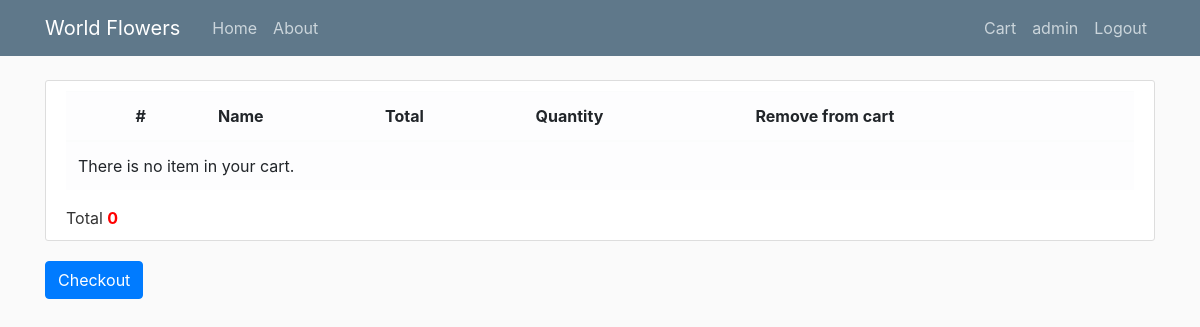
Before: /user/cart/ (signed in) with the older database file.
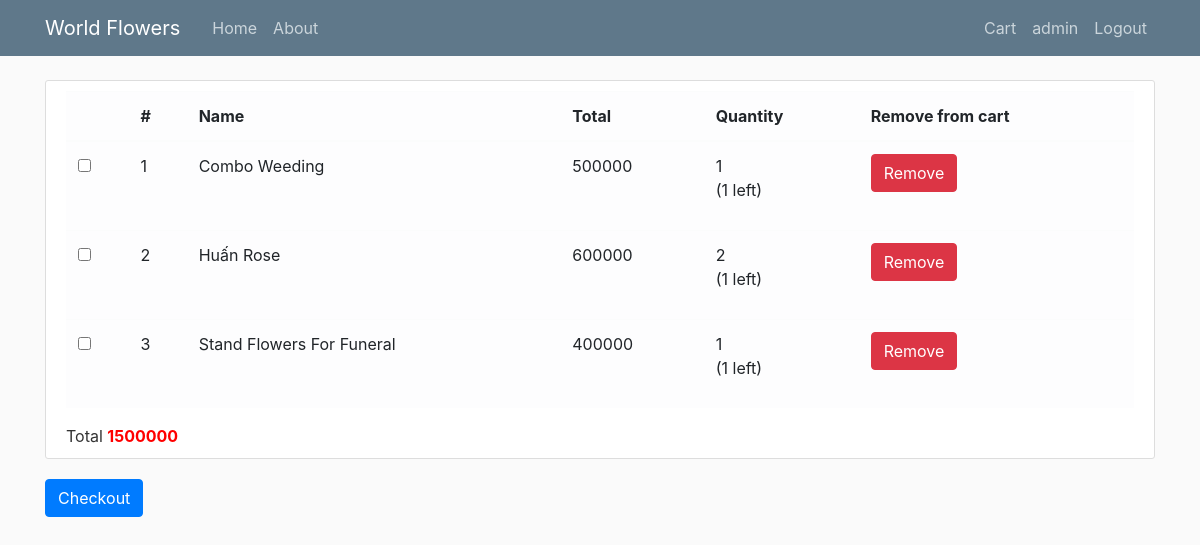
After: the same page with the newer database file.
### users/models.py (models this page shows, shortened)
class ItemSelection(models.Model):
    user = models.ForeignKey(User,on_delete=models.CASCADE)
    item = models.ForeignKey(Item, on_delete=models.CASCADE)
    quantity = models.PositiveSmallIntegerField(default=1)
    ordered = models.BooleanField(default=False)
    def get_total_item_price(self):
        return self.item.price * self.quantity

### products/models.py (models this page shows, shortened)
class Item(models.Model):
    category = models.CharField(max_length=30)
    title = models.CharField(max_length=30)
    description = models.TextField(default='')
    price = models.PositiveIntegerField()
    number_item_left = models.PositiveIntegerField(default=1)
    tag = models.CharField(max_length=50) # This field must be divided by comma (,) between each tag
    weight = models.DecimalField(max_digits=5, decimal_places=2, default=1.0)
    dimension = models.CharField(max_length=20, default='? x ? x ? cm')

### users/views.py (the view)
# urls.py: path('cart/', views.cart, name='cart'),
@login_required
def cart(request):
    selected_items = ItemSelection.objects.filter(user=request.user,ordered=False)
    total_cost = sum(i.item.price*i.quantity for i in selected_items)
    contexts={
            'selected_items':selected_items,
            'total_cost': total_cost
    }
    return render(request, 'users/cartt.html', contexts)

### users/templates/users/cartt.html
{% extends "users/base.html" %}
{% block content %}
<div class="content-section">
    <table class="table table-light" id="laptops" style="width:100%;">
        <thead>
            <tr class="list-header">
                <th scope="col"></th>
                <th scope="col">#</th>
                <th scope="col">Name</th>
                <th scope="col">Total</th>
                <th scope="col">Quantity</th>
                <th scope="col">Remove from cart</th>
            </tr>
        </thead>
        <tbody>
          {% if selected_items %}
            {% for item in selected_items %}
            <tr>
              <td><input type="checkbox" name="check[]" id="cb{{val}}" value="{{ val }}"></td>
              <td>{{ forloop.counter }}</td>
              <td>{{ item.item.title }}</td>
              <td>{{ item.get_total_item_price }}</td>
              <td>{{ item.quantity }} <p>({{ item.item.number_item_left }} left)</p></td>
              <td><a href="{% url 'remove-item-from-cart' item.item.pk %}" class="btn btn-danger">Remove</a></td>
            </tr>
            {% endfor %}
          {% else %}
          <td colspan="5">There is no item in your cart.</td>
          {% endif %}
        </tbody>
      </table>
      <span>Total <strong style="color: red;">{{ total_cost }}</strong></span>
</div>
<a class="btn btn-primary" href="{% url 'checkout' %}">Checkout</a>
{% endblock %}

Changed rows visible on the page:
now on this page (row edited): ItemSelection: item "Combo Weeding", get_total_item_price "500000", quantity "1", item.number_item_left "1"
now on this page (row edited): ItemSelection: item "Huấn Rose", get_total_item_price "600000", quantity "2", item.number_item_left "1"
now on this page (row edited): ItemSelection: item "Stand Flowers For Funeral", get_total_item_price "400000", quantity "1", item.number_item_left "1"
Other visible differences:
{{ total_cost }}: "0" → "1500000"
text no longer shown: "There is no item in your cart."
